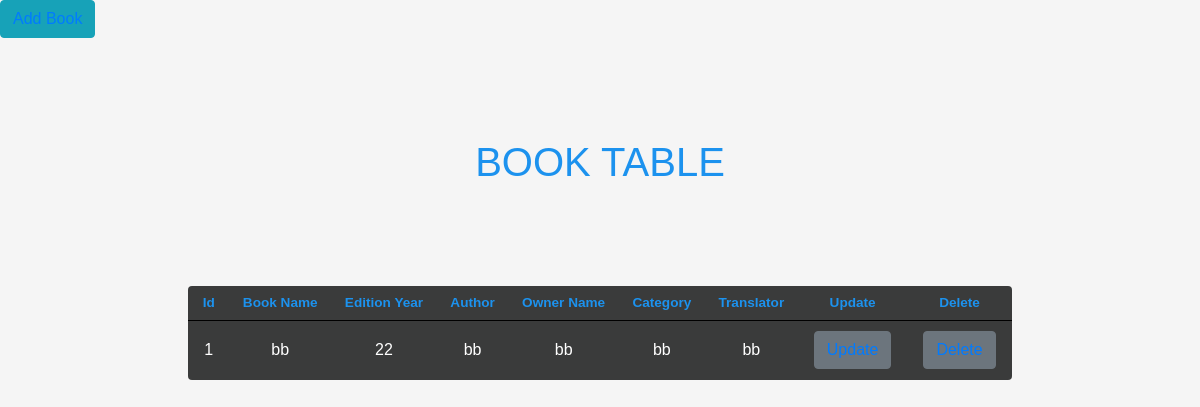
Before: /books with the older database file.
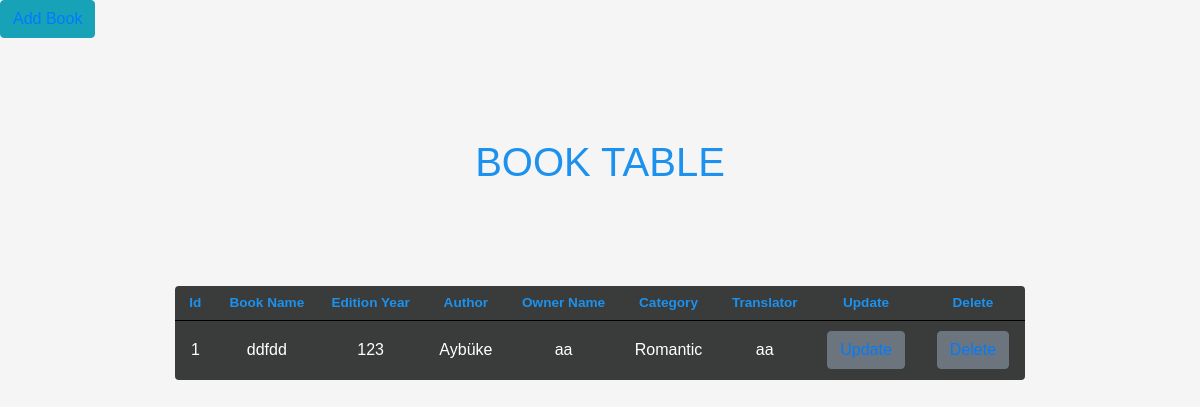
After: the same page with the newer database file.
### tables.py (models this page shows, shortened)
class LibraryTable(db.Model):
    __tablename__= "libraryTable"
    book_id      = db.Column(db.Integer, primary_key = True)
    book_name    = db.Column(db.String)
    edition_year = db.Column(db.String)
    author       = db.Column(db.String)
    owner_name   = db.Column(db.String)
    category     = db.Column(db.String)
    translator   = db.Column(db.String)
    date_time    = db.Column(db.String)
    log          = db.relationship('LoginfoTable', backref='library', lazy=True)

### app.py (the view)
@app.route("/books", methods=["GET","POST"])
def listofBooks():
    books = db.session.query(LibraryTable).all()
    return render_template("books.html", books=books)

### templates/books.html (shortened to what this page needs)
<!DOCTYPE html>
<html lang="en">
<head>
    <link rel="stylesheet" href="https://maxcdn.bootstrapcdn.com/bootstrap/4.0.0/css/bootstrap.min.css">
    <button type="button" class="btn btn-info"><a href="addBook">Add Book</a></button>
    <h1>BOOK TABLE</h1>
</head>
<body>
    <table>
        <thead>
          <tr>
            <th>Id</th>
            <th>Book Name</th>
            <th>Edition Year</th>
            <th>Author</th>
            <th>Owner Name</th>
            <th>Category</th>
            <th>Translator</th>
            <th>Update</th>
            <th>Delete</th>
        </thead>
        <tbody>
          {% for book in books %}
          <tr>
            <td>{{ book.book_id }}</td>
            <td>{{ book.book_name }}</td>
            <td>{{ book.edition_year }}</td>
            <td>{{ book.author }}</td>
            <td>{{ book.owner_name }}</td>
            <td>{{ book.category }}</td>
            <td>{{ book.translator }}</td>
            <td><button class="btn btn-secondary"><a href="updatebook/{{book.book_id}}">Update</a></button></td>
            <td><button class="btn btn-secondary"><a href="books/{{ book.book_id }}">Delete</a></button></td>
          </tr>
          {% endfor %}
        </tbody>
      </table>
</body>
</html>

Changed rows visible on the page:
changed LibraryTable id 1: book_name "bb" → "ddfdd"; edition_year "22" → "123"; author "bb" → "Aybüke"; owner_name "bb" → "aa"; category "bb" → "Romantic"; translator "bb" → "aa"
